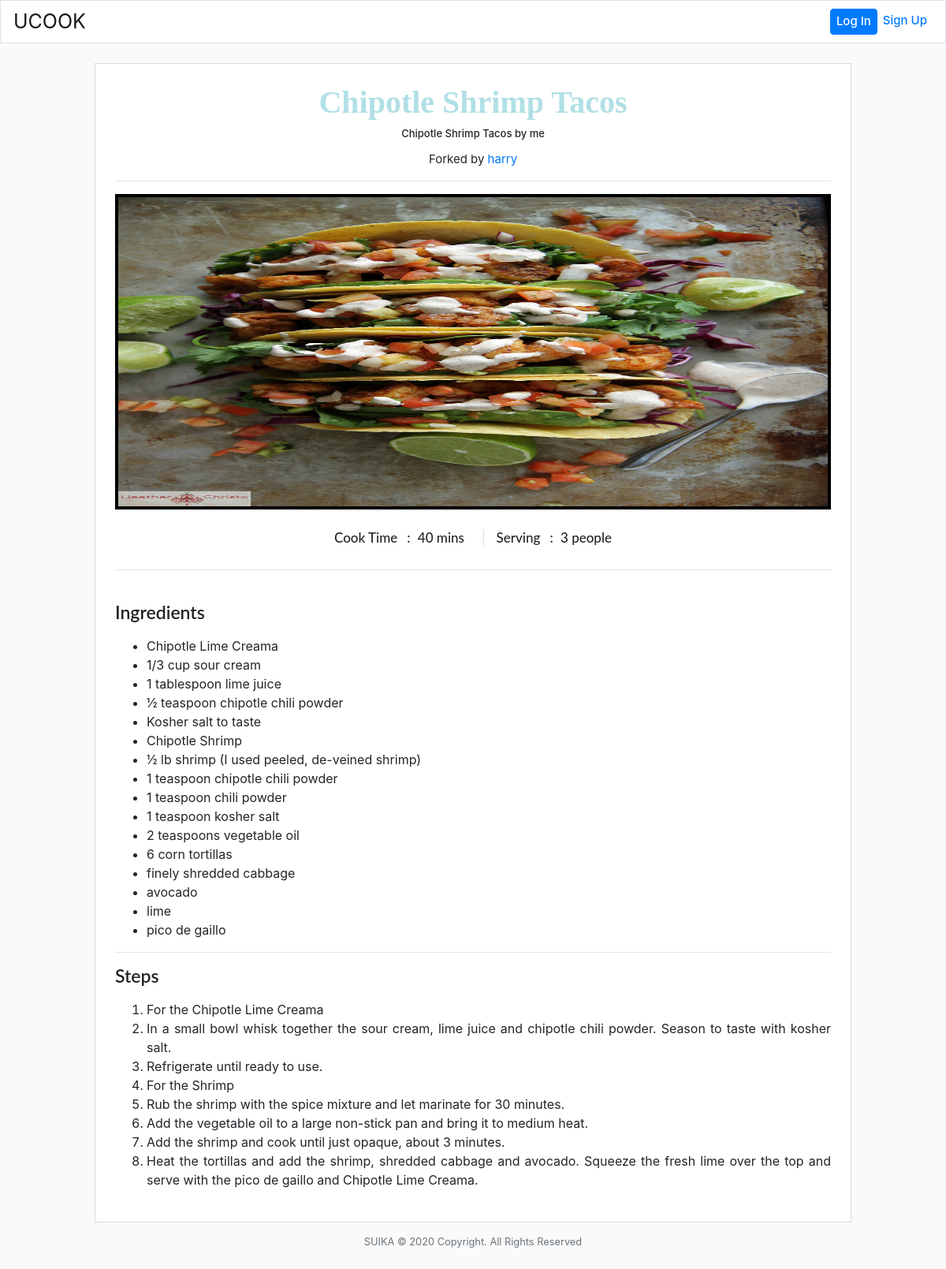
/recipes/1, run on the app's committed database.
### tables this page shows
CREATE TABLE recipes (
id INTEGER NOT NULL,
user_id INTEGER NOT NULL,
title TEXT,
story TEXT,
serving TEXT,
cook_time TEXT,
ingredients TEXT,
steps TEXT,
image TEXT,
PRIMARY KEY(id),
FOREIGN KEY(user_id) REFERENCES users(id)
);

CREATE TABLE 'users' ('id' INTEGER PRIMARY KEY AUTOINCREMENT NOT NULL, 'username' TEXT NOT NULL, 'hash' TEXT NOT NULL, 'cash' NUMERIC NOT NULL DEFAULT 10000.00 );

### app.py (the view)
@app.route("/recipes/<int:id>")
def show_recipe(id):
    recipe_id = str(id)
    row = db.execute("SELECT * FROM recipes WHERE id = ?",
                     (recipe_id))
    name_id = db.execute("SELECT user_id FROM recipes WHERE id = ?",
                     (recipe_id))
    name = db.execute("SELECT username FROM users WHERE id = ?",
                     (name_id[0]["user_id"]))
    ingredients=row[0]["ingredients"]
    ingre_buffer = ingredients.split("- ")
    steps = row[0]["steps"]
    step_buffer = steps.split("1. ")
    if session:
        userid= session["user_id"]
    else:
        userid='guest'
    return render_template("recipe.html", name=name,name_id=name_id, userid=userid, row=row, ingre_buffer=ingre_buffer, step_buffer=step_buffer)

### app.py (called while the page is built)
@app.after_request
def after_request(response):
    response.headers["Cache-Control"] = "no-cache, no-store, must-revalidate"
    response.headers["Expires"] = 0
    response.headers["Pragma"] = "no-cache"
    return response

### templates/recipe.html (shortened to what this page needs)
{% extends "layout.html" %}
{% block main %}
        <section class="recipe-wrap text-center">
        <h1>{{row[0]["title"]}}</h1>
        <h4>{{row[0]["story"]}}</h4>
        <p class="forked">Forked by <a href="/myrecipes/{{name_id[0]["user_id"]}}" class="chefname">{{ name[0]["username"] }}</a></p>
        <hr>
        <img src="{{row[0]["image"]}}" alt="recipe-img">
        <div class="small-sect">
            <h3><span>Cook Time</span><span class="psmall">:</span> {{row[0]["cook_time"]}}</h3>
            <h3><span class="align">Serving</span><span class="psmall">:</span> {{row[0]["serving"]}} people</h3>
         </div>
         <hr><br>
        <h2>Ingredients</h2>
        <p class="content" >
            <ul>
                {% for i in ingre_buffer[1:] %}
                    <li>{{ i }}</li>
                {% endfor %}
            </ul>
        </p>
        <hr>
        <h2>Steps</h2>
        <p class="content">
            <ol>
                {% for step in step_buffer[1:] %}
                    <li>{{ step }}</li>
                {% endfor %}
            </ol>
        </p>
    </section>
{% endblock %}

### static/styles.css (style rules this page uses)
img { max-width: 100%; }
.forked { font-size: 15px; margin-top: -12px; }
body { background-color:#fafafa; justify-content: center; }
.recipe-wrap { margin-left: auto; margin-right: auto; max-width: 960px; background-color: white; border: 1px solid #dbdbdb; padding: 25px; position: relative; margin-top: 25px; }
.small-sect { display: flex; justify-content: space-between; max-width: 352px; margin: 26px auto 0px; }
.recipe-wrap img { width: 100%; max-height: 400px; border: 4px solid #000; }
span.align { border-left: 1px solid #dbdbdb; padding-left: 16px; }
span.psmall { margin-left: 12px; margin-right: 5px; }
.recipe-wrap h3 { font-size: 17px; font-family: Lato,Helvetica Neue,Helvetica,arial,sans-serif; padding-bottom: 6px; }
section.recipe-wrap h4 { font-size: 13px; margin-bottom: 25px; }
section.recipe-wrap h1 { font-family: TitanOne; font-weight: bold; color: powderblue; }
.recipe-wrap h2 { font-family: Lato,Helvetica Neue,Helvetica,arial,sans-serif; font-weight: 600; text-align: left; font-size: 23px; }
.text-center { text-align: center; }
img, video { max-width: 100%; height: auto; }
li { text-align: justify; }

### data on the page
recipes: title "Chipotle Shrimp Tacos", story "Chipotle Shrimp Tacos by me", cook_time "40 mins", serving "3"
users: username "harry"

### other printed values
{{ i }} "Chipotle Lime Creama" "1/3 cup sour cream" "1 tablespoon lime juice" "½ teaspoon chipotle chili powder" "Kosher salt to taste" "Chipotle Shrimp" "½ lb shrimp (I used peeled, de-veined shrimp)" "1 teaspoon chipotle chili powder" "1 teaspoon chili powder" "1 teaspoon kosher salt" "2 teaspoons vegetable oil" "6 corn tortillas" "finely shredded cabbage" "avocado" "lime" "pico de gaillo"
{{ step }} "For the Chipotle Lime Creama" "In a small bowl whisk together the sour cream, lime juice and chipotle chili powder. Season to taste with kosher salt." "Refrigerate until ready to use." "For the Shrimp" "Rub the shrimp with the spice mixture and let marinate for 30 minutes." "Add the vegetable oil to a large non-stick pan and bring it to medium heat." "Add the shrimp and cook until just opaque, about 3 minutes." "Heat the tortillas and add the shrimp, shredded cabbage and avocado. Squeeze the fresh lime over the top and serve with the pico de gaillo and Chipotle Lime Creama."
